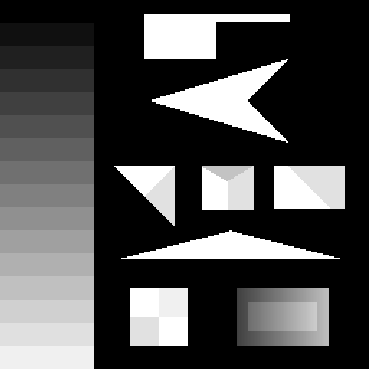
//> input picture test(5).bmp, 369 x 369 px
$ ./HW5   (built with g++ and OpenCV 4)
//> lines starting //> are read from the running program, lines starting //| are printed output that depends on the picture; after the words box and inside, x2 and y2 are one past the last pixel; in counts of white or black regions, pixels touching at a corner belong together
//#include "cv.h"
//#include <cxcore.h>
//#include <highgui.h>
//
//
//int main()
//{
//        //将图像文件加载至内存 分配图像数据结构所需要的内控 返回一个指向数据结构IplImage的内存块：
//        IplImage *img = cvLoadImage("lena(5).bmp");
//        //需要把这个图片放在这个project下面，比如我的：&user name\Documents\Visual Studio 2010\Projects\opencvhello\opencvhello文件夹里面
//        //定义两个窗口，自由大小。本函数由HighGUI库提供。第二个参数如果为0，则窗口大小不会因图像的大小而改变。
//        cvNamedWindow("Image-in",CV_WINDOW_AUTOSIZE);
//        cvNamedWindow("GaussSmoothing",CV_WINDOW_AUTOSIZE);
//        //先显示原jpg图
//        cvShowImage("Image-in",img);
//       //分配空间存储处理后的图像
//        IplImage *out=cvCreateImage(
//            cvGetSize(img),//当前图像大小
//            IPL_DEPTH_8U,//各通道每个像素点的类型
//            3//通道总数
//            );
////进行高斯处理，处理的是指针img指向的内存，将处理后的数据交给out指针指向的内存，对每个像素周围3x3的区域进行高斯平滑处理（其实输入输出图像可以是相同的）
//        cvSmooth(img,out,CV_GAUSSIAN,3,3);
////显示处理后的图像
//        cvShowImage("GaussSmoothing",out);
//
//		IplImage* sobel=cvCreateImage(cvGetSize(out),out->depth,1);
//		cvNamedWindow("sobel", CV_WINDOW_AUTOSIZE);
//		/// 转换为灰度图
//		cvCvtColor( out, sobel, CV_RGB2GRAY );
//		cvSobel(sobel,sobel,1,0,3);
//		cvShowImage("sobel",sobel);
//
//      //清除垃圾
//        cvReleaseImage(&out);
//        cvReleaseImage(&img);
//		  cvReleaseImage(&sobel);
//
//        //cvWaitKey的参数如果是正值，则程序会等待数值个毫秒，然后继续运行；如果是负值或者0，就会等待用户触发按键操作，然后继续程序。
//        cvWaitKey();
//
//       //销毁窗口，养成好习惯
//        cvDestroyWindow("Image-in");
//        cvDestroyWindow("GaussSmoothing");
//		  cvDestroyWindow("sobel");
//
//        return 0;
//
//}


#include "opencv2/imgproc/imgproc.hpp"
#include "opencv2/highgui/highgui.hpp"
#include <stdlib.h>
#include <stdio.h>

using namespace cv;

/** @函数 main */
int main( int argc, char argv[] )
{
  Mat src, src_gray, dst;
  int kernel_size = 3;
  int scale = 3;
  int delta = 0;
  int ddepth = CV_16S;
  char* window_name = "Laplace Demo";

  int c;

  /// 装载图像
  src = imread( "test(5).bmp" );
//> src is the input picture: 369 rows x 369 cols, CV_8UC3; min 0, max 255, mean 75.5

  /// 使用高斯滤波消除噪声
  GaussianBlur( src, src, Size(3,3), 0, 0, BORDER_DEFAULT );
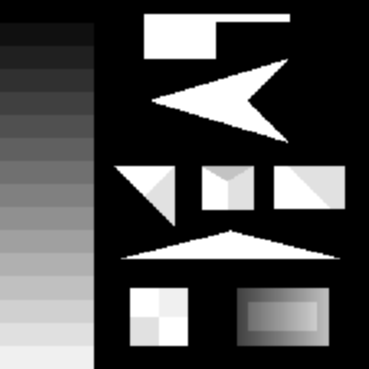
//> src: 369 rows x 369 cols, CV_8UC3; 8.16% of pixels changed, all inside (x1, y1, x2, y2) = (0, 13, 346, 369)

  /// 转换为灰度图
  cvtColor( src, src_gray, CV_RGB2GRAY );

  /// 创建显示窗口
  namedWindow( window_name, CV_WINDOW_AUTOSIZE );

  /// 使用Laplace函数
  Mat abs_dst;

  Laplacian( src_gray, dst, ddepth, kernel_size, scale, delta, BORDER_DEFAULT );
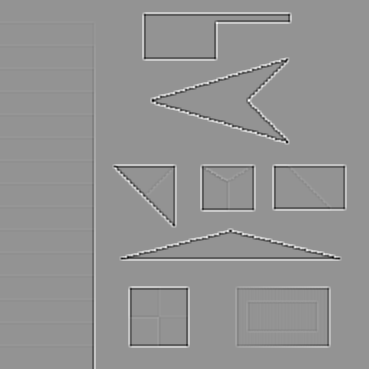
//> dst: 369 rows x 369 cols, CV_16SC1; min -2112, max 1536, mean 0; drawn with min black and max white
  convertScaleAbs( dst, abs_dst );
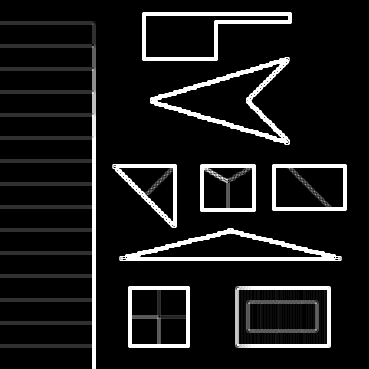
//> abs_dst: 369 rows x 369 cols, CV_8UC1; min 0, max 255, mean 24.1

  /// 显示结果
  imshow( window_name, abs_dst );

  waitKey(0);

  return 0;
  }
